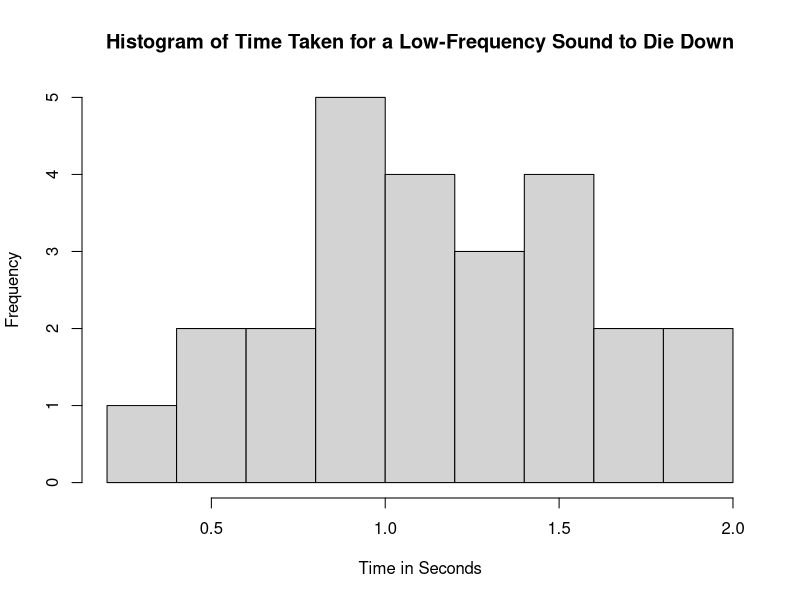
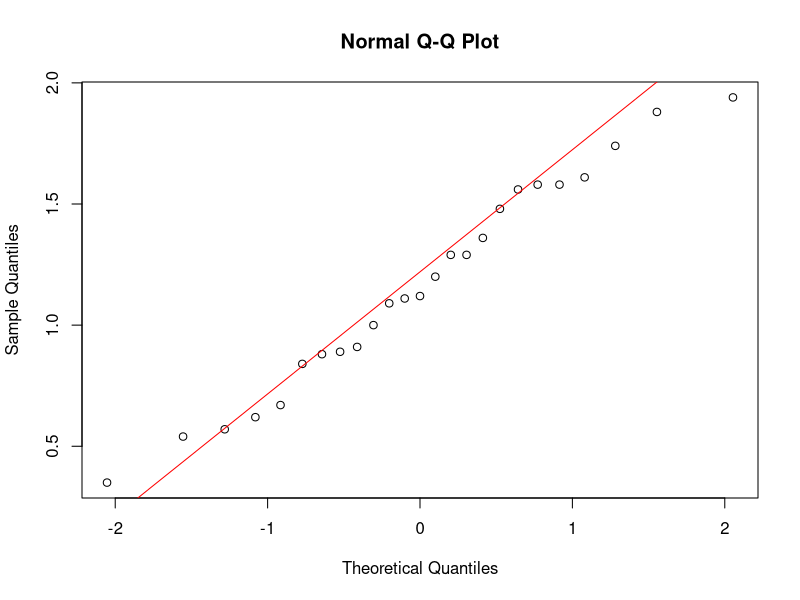

Source code (R) for these figures, in order:
data <- c(0.35, 0.89, 1.56, 1.36, 1.09, 1.58, 1.12, 0.88, 0.84, 0.62, 0.67,
    1.29, 1.29, 1.20, 1.94, 1.11, 1.88, 1.61, 1.74, 1.48, 0.57, 0.54, 1.00,
    0.91, 1.58)

#Q2.2 a
print("Length of dataset:")
length(data)

#Q2.2 b
hist(data,
    main = "Histogram of Time Taken for a Low-Frequency Sound to Die Down",
    xlab = "Time in Seconds")

#Q2.2 c
print("Numbers above 3 SDs of the mean")
data > mean(data) + sd(data) * 3
print("Numbers below 3 SDs of the mean")
data < mean(data) - sd(data) * 3

#Q2.2 d
shapiro.test(data)
qqnorm(data)
qqline(data, col = "red")

#Q2.2 e
t.test(data, mu = 1.3, alternative = "less",  conf.level = 0.99)

#Q2.2f
t.test(data, mu = 1.3, alternative = "two.sided",  conf.level = 0.99)